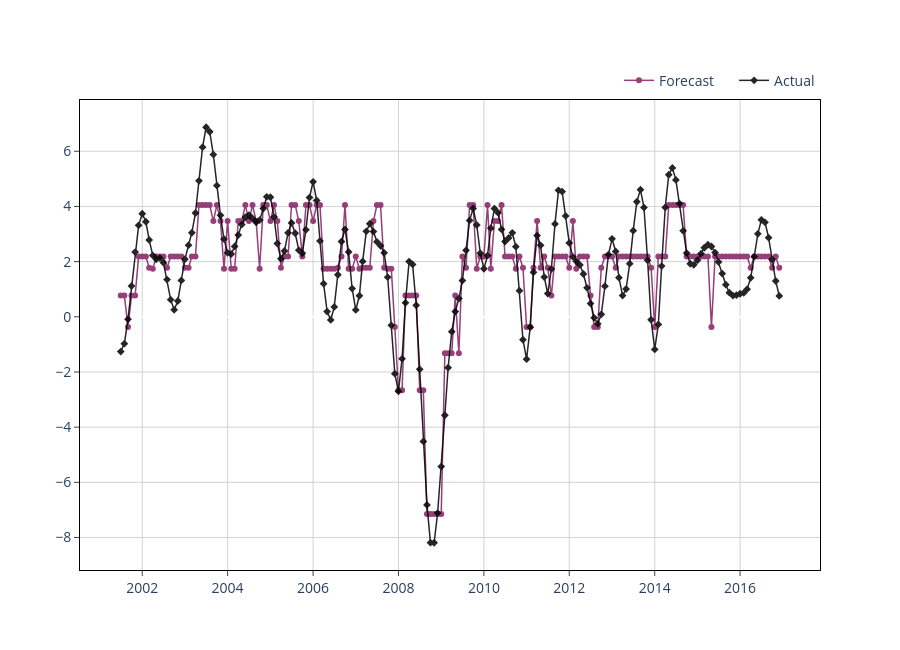

The cell this chart's notebook holds for it:
### Markdown cell above
### Tree-based models

### Code cell
from sklearn.tree import DecisionTreeRegressor
from sklearn.model_selection import TimeSeriesSplit, GridSearchCV

# model = DecisionTreeRegressor()
# model.fit(X_train, y_train)


param_grid = {
    'max_depth': [5, 10],  # Maximum depth of the trees
    'min_samples_split': [2, 5, 10],  # Minimum samples required to split a node
    'min_samples_leaf': [1, 3, 5],  # Minimum samples required in a leaf node
    'min_impurity_decrease': [0.01, 0.1],  # A node will be split if this decrease in impurity is observed
}

tscv = TimeSeriesSplit(n_splits=5)
lin_tree = DecisionTreeRegressor()
grid_search = GridSearchCV(estimator=lin_tree, param_grid=param_grid, cv=tscv, scoring='neg_mean_squared_error', n_jobs=-1)

grid_search.fit(X_train, y_train)

print("Best hyperparameters:", grid_search.best_params_)

model = grid_search.best_estimator_
model.fit(X_train, y_train)

train_preds = pd.DataFrame.from_dict({
    "date": X_train.index,
    "predictions": model.predict(X_train),
    "actuals": y_train[target_col_name].values
})

# plt.plot(train_preds.date, train_preds.actuals, label="actual") 
# plt.plot(train_preds.date, train_preds.predictions, label="predictions")
# plt.legend();
plot_prediction(dt=train_preds.date, y_pred=train_preds.predictions, y_actual=train_preds.actuals, mode = "lines+markers", legend_position=(1, 1.075))

model.predict(X_test)

### Figure 1 — Plotly figure (JSON) as saved in the notebook; plotly's stock layout.template omitted (floating-point values rounded to 4 significant figures; data arrays with more than 128 entries replaced by an {"elided": "..."} marker saying what was removed)
{"data": [{"line": {"color": "#841E62", "width": 1.5}, "marker": {"size": 6}, "mode": "lines+markers", "name": "Forecast", "opacity": 0.85, "type": "scatter", "x": {"elided": "186 str values"}, "y": {"elided": "186 float values"}}, {"line": {"color": "#000000", "width": 1.5}, "marker": {"size": 6, "symbol": "diamond"}, "mode": "lines+markers", "name": "Actual", "opacity": 0.85, "type": "scatter", "x": {"elided": "186 str values"}, "y": {"elided": "186 float values"}}], "layout": {"autosize": false, "height": 650, "hovermode": "x", "legend": {"bgcolor": "rgba(0, 0, 0, 0)", "bordercolor": "rgba(0, 0, 0, 0)", "font": {"size": 14}, "indentation": 15, "orientation": "h", "x": 1, "xanchor": "right", "y": 1.075, "yanchor": "auto"}, "plot_bgcolor": "white", "title": {"text": ""}, "width": 900, "xaxis": {"gridcolor": "lightgrey", "linecolor": "black", "mirror": true, "showline": true, "tickfont": {"size": 14}, "ticks": "outside"}, "yaxis": {"gridcolor": "lightgrey", "linecolor": "black", "mirror": true, "showline": true, "tickfont": {"size": 14}, "ticks": "outside", "title": {"text": ""}}}}
